Frame 1 (no input): blank canvas, image omitted
Frame 60 (the mouse pressed at the canvas centre just before this capture): blank canvas, image omitted
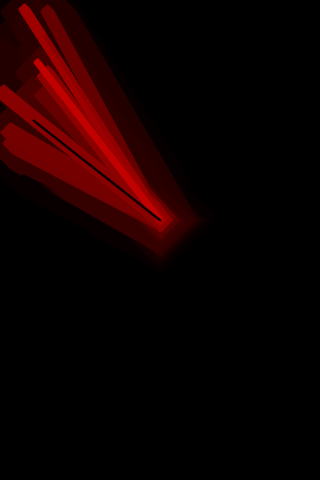
Frame 120 (the mouse held since frame 60 and released just before this capture)

The Processing sketch whose frames 1 and 60 were blank and that drew this single picture after the mouse press (run headless with seeded random() and noise(); from frame 60 on, the mouse is pressed at the canvas centre):

// Processing sketch: processing_111553
// ── processing_111553.pde

boolean mouseIsDown = false;

void setup()
{
  size(320, 480);
  background(0);
}


void draw()

{
  noStroke();
  fill(0, 0, 0, 10);
  rect(0, 0, width, height);
  if (mouseIsDown == true)
  {
  stroke(random(255), random(0), random(0));
  strokeWeight(4);
  line(mouseX, mouseY-20, random(pmouseX/3), random(pmouseY/1.5));
  }
  
    filter(POSTERIZE,255); 


  filter(DILATE); 
  
}


void mousePressed()
{
  mouseIsDown = true;
}


void mouseReleased()
{
  mouseIsDown = false;
  stroke(255, 255, 255);
  fill(255, 255, 255);
  ellipse(mouseX, mouseY, random(0, 10), random(0,10));
}
